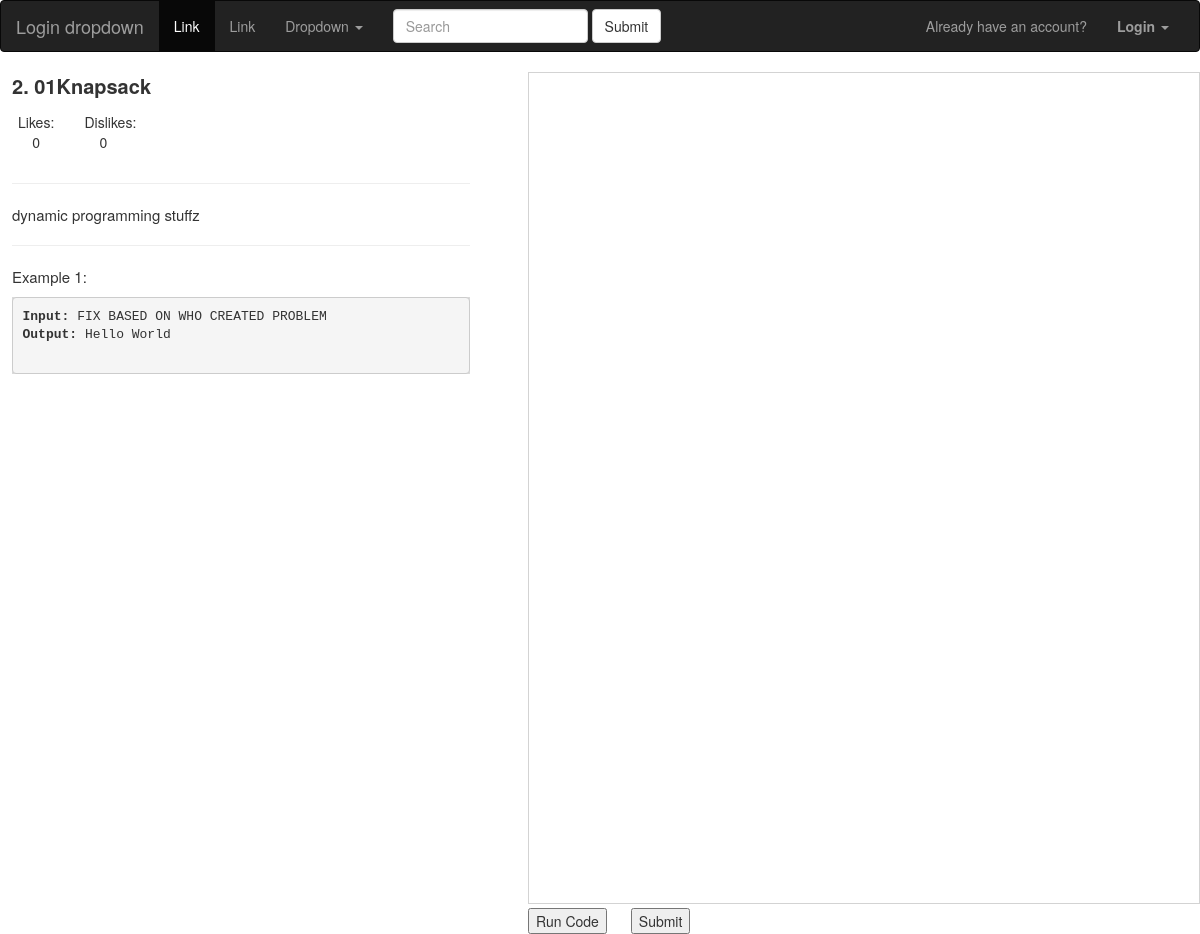
The page /test?id=2 on the database as committed earlier.
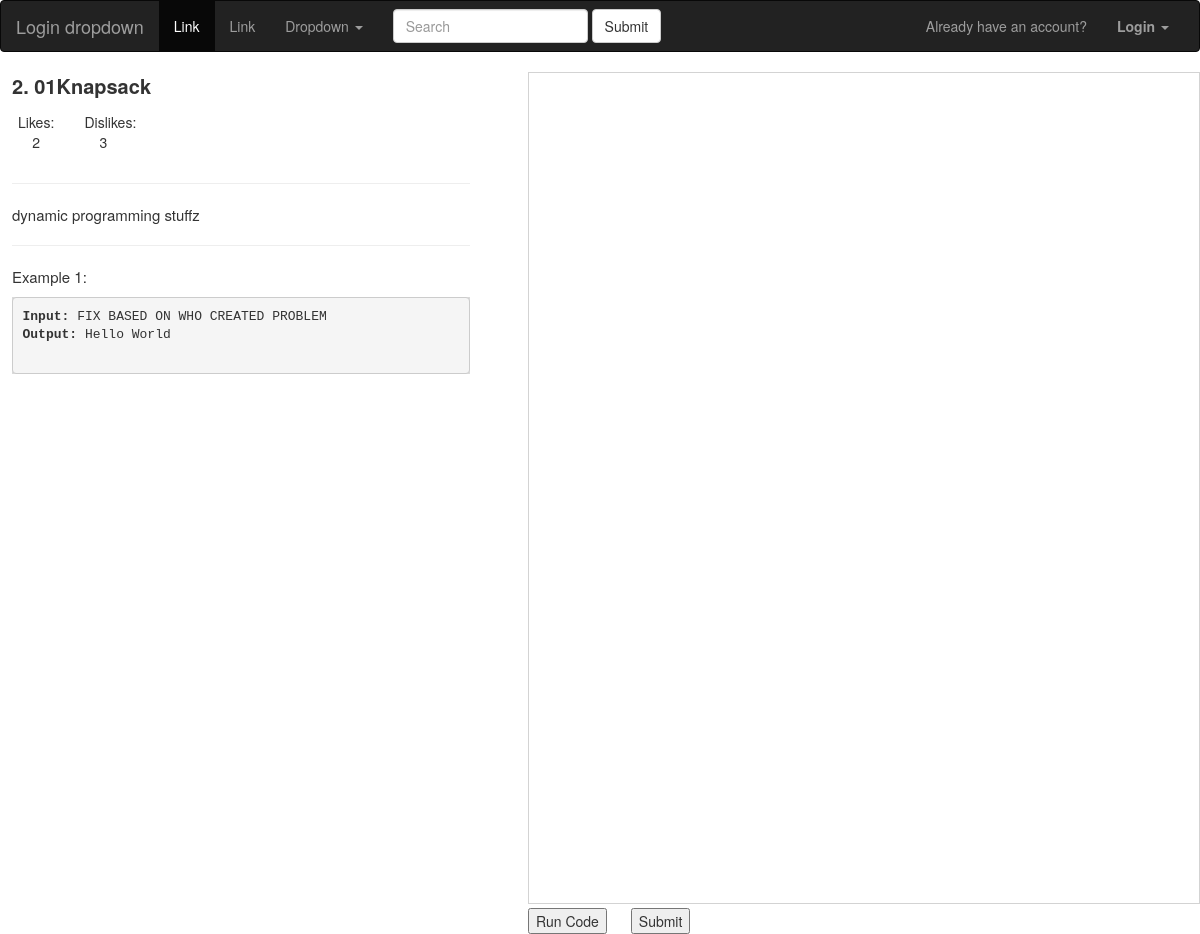
The same page on the database as committed later.
### tables this page shows
CREATE TABLE problems (    problem_id INT AUTO_INCREMENT PRIMARY KEY,    difficulty  VARCHAR(10) NOT NULL,    attempted int(16) NOT NULL,    solved int(16) NOT NULL,     title  VARCHAR(100) NOT NULL,     description  VARCHAR(2000) NOT NULL,     likes  int(16) NOT NULL,     dislikes  int(16) NOT NULL);

CREATE TABLE examples  (   example_id  INT AUTO_INCREMENT PRIMARY KEY,   problem_id  int(16) NOT NULL,   input  VARCHAR(2000) NOT NULL,   output  VARCHAR(2000) NOT NULL,   description  VARCHAR(2000) NOT NULL,    methodHeader VARCHAR(2000) NOT NULL,  FOREIGN KEY (problem_id) REFERENCES problems(problem_id));

### app/routes.py (the view, shortened to what this page needs)
@app.route('/test', methods=["GET", "POST"])
def testPage():
    if req.method == 'GET':
        conn = sql.connect("database.db")
        cursor = conn.cursor()
        id_val = req.args.get('id')
        cursor.execute(f"SELECT * FROM problems as p, examples as e on p.problem_id=e.problem_id and p.problem_id='{id_val}';")#fill in title
        row = cursor.fetchall()[0]
        problem_info = Problem_Info(row)
        conn.close()
        return render_template("test.html", descr=problem_info, test=req.args.get("id"))

### app/templates/test.html (shortened to what this page needs)
{% extends "base.html" %}
{% block body %}
<div id="leftCodeStuff">
    <p style="font-weight: bold; font-size: 20px;">{{descr.id}}. {{descr.title}}</p>
    <button class="txt-button" type="submit" value="{{descr.id}}" onclick="updateLike()" id="like">Likes: <p id="numLikes">{{descr.likes}}</p></button>
    <button class="txt-button" type="submit" value="{{descr.id}}" onclick="updateDislike()" id="dislike">&emsp;Dislikes: <p id="numdislikes">{{descr.dislikes}}</p></button>
    <hr style="color: rgb(78, 78, 78);">
    <p>{{descr.description}}</p>
    <hr style="color: rgb(78, 78, 78);">
    <p>Example 1: </p>
    <div id="example-box">
        <pre>
<span style="font-weight: bold;">Input:</span> {{descr.input}}
<span style="font-weight: bold;">Output:</span> {{descr.output}}
        </pre>
    </div>
</div>
<div id="right-editor">
    <textarea id="editor" style="resize: none;" name="codeEdit" rows="30"></textarea>
    <input id="run" type="submit" onclick="codeSend()" name="action" value="Run Code" style="margin-right: 20px;">
    <input id="sub" type="submit" name="action" value="Submit">
</div>
{% endblock %}

### app/templates/base.html (shortened to what this page needs)
<!DOCTYPE html>
<html lang="en">
    <head>
        <link rel="stylesheet" href="{{url_for('static', filename='css/normalize.css')}}">
        <link rel="stylesheet" href="{{url_for('static', filename='css/styles.css')}}">
        <link rel='stylesheet' href='https://maxcdn.bootstrapcdn.com/bootstrap/3.3.6/css/bootstrap.min.css'>
        <link rel='stylesheet' href='https://maxcdn.bootstrapcdn.com/font-awesome/4.2.0/css/font-awesome.min.css'>
    </head>
    <body>
      <div class="wrapper">
        <nav class="navbar navbar-default navbar-inverse" role="navigation">
            <div class="container-fluid">
              <div class="navbar-header">
                <a class="navbar-brand" href="#">Login dropdown</a>
              </div>
              <div class="collapse navbar-collapse" id="bs-example-navbar-collapse-1">
                <ul class="nav navbar-nav">
                  <li class="active"><a href="#">Link</a></li>
                  <li><a href="#">Link</a></li>
                  <li class="dropdown">
                    <a href="#" class="dropdown-toggle" data-toggle="dropdown">Dropdown <span class="caret"></span></a>
                  </li>
                </ul>
                <form class="navbar-form navbar-left" role="search">
                  <div class="form-group">
                    <input type="text" class="form-control" placeholder="Search">
                  </div>
                  <button type="submit" class="btn btn-default">Submit</button>
                </form>
                <ul class="nav navbar-nav navbar-right">
                  <li><p class="navbar-text">Already have an account?</p></li>
                  <li class="dropdown">
                    <a href="#" class="dropdown-toggle" data-toggle="dropdown"><b>Login</b> <span class="caret"></span></a>
                  </li>
                </ul>
              </div>
            </div>
        </nav>
        {% block body %} {% endblock %}
        </div>
    </body>
</html>

### app/static/css/styles.css (style rules this page uses)
#editor { border-color: lightgray; width: 100%; height: 95%; padding: 15px; font-size: 12pt; font-family: monospace; line-height: 20pt; overflow: auto; white-space: nowrap; }
#right-editor { float: right; border-color: lightgray; border-left-color: rgb(150, 150, 150); display: block; width: 56%; height: 100%; }
.wrapper { min-height: calc(100vh - 50px); }
footer h5, ul li a, ul li a:hover { color: #9d9d9d; }
*, *:before, *:after { box-sizing: border-box; }
html, body { margin: 0; padding: 0; }
body { background-color: #fafafa; color: #1d1f20; font-family: "Raleway", sans-serif; }
#leftCodeStuff { float: left; clear: right; max-width: 100%; margin-left: 1%; font-size: 15px; }
#example-box { border-color: rgb(27, 27, 27); border-width: 2cm; background-color:rgb(219, 219, 219); text-align: left; background-size: 80%; }
.txt-button { border: none; background-color: inherit; font-size: 14px; cursor: pointer; }

Rows that differ between the two databases and show on the page:
changed problems "01Knapsack": likes "0" → "2"; dislikes "0" → "3"
